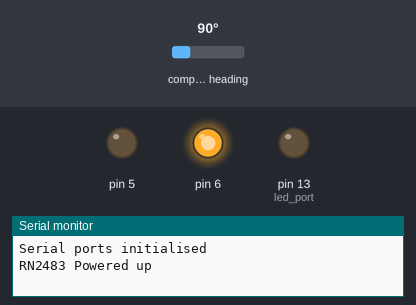
The sketch below on a simulated Arduino Leonardo, built with avr-gcc and run on an emulated ATmega32U4. On the bench: output pins drawn as LEDs (lit = HIGH), the last lines printed to the serial monitor. The inputs (shaded band) are chosen by the test bench; at power-on: compass heading 90°.

Above: at 0.2 s.
At 12.8 s:
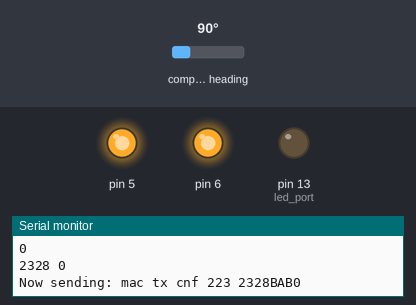
12.9 s: compass heading set to 7°
At 16.9 s:
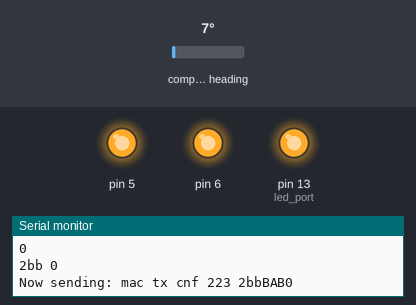
Timing chart, 0 to 23.8 s (numbered marks = the images above; inputs shaded):
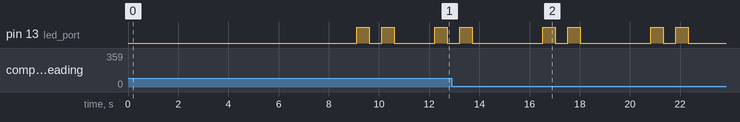

The sketch:

MarvinLaptopWithSensors.ino
```cpp
/*
 This file contains the code for the "Meetwaarden Boei te water" for project "De Groene Poort"
*/

//includes

#include <Wire.h>
#include <Adafruit_Sensor.h>
#include <Adafruit_HMC5883_U.h>
// end of the includes


// set and assign uniquge ID to the compass
Adafruit_HMC5883_Unified mag = Adafruit_HMC5883_Unified(12345);

// Port to assign the type of lora data (any port can be used between 1 and 223)
int     set_port  = 223;

// Some standard ports that depend on the layout of the Marvin
long    defaultBaudRate = 57600;
int     reset_port = 5;
int     RN2483_power_port = 6; //Note that an earlier version of the Marvin doesn't support seperate power to RN2483
int     led_port = 13;


//*** declaring the sensors and their respective pins --->
int turbulanceSensorValue = analogRead(A3);// read the input on analog pin 0:

 float compassSensorData;
 float turbulanceSensorData;
 String compassSensorDataRoundedToHEX;
 String turbulanceSensorDataRoundedToHEX;


//*** <---/declaring pins and sensor positions


//*** Set parameters here BEGIN ---->
String  set_nwkskey = "91FD4A1E6CB22444922C7EEDA7610926";
String  set_appskey = "66A81E21D62E6D9A890CC6DCDEF2C301";
String  set_devaddr = "00236953";
//*** <---- END Set parameters heres
/*
 * Setup() function is called when board is started. Marvin uses a serial connection to talk to your pc and a serial
 * connection to talk to the RN2483, these are both initialized in seperate functions. Also some Arduino port are
 * initialized and a LED is called to blink when everything is done.
 */
void setup() {
  Wire.begin();
  InitializeSerials(defaultBaudRate);
  initializeRN2483(RN2483_power_port, reset_port);
  pinMode(led_port, OUTPUT); // Initialize LED port
  blinky();
  readCompassSensor();
}

void loop() {

  send_LoRa_data(set_port, "abc123");// the data that has to be send to the server (iTalks in this case)
  delay(100);
  blinky();
  delay(100);
  read_data_from_LoRa_Mod();
  delay(600);
  readTurbulanceSensor(); //read out the Turbulance Sensor

  readCompassSensor();// read the CompasSensor

}

void InitializeSerials(int baudrate)
{
  Serial.begin(defaultBaudRate);
  Serial1.begin(defaultBaudRate);
  delay(100);
  print_to_console("Serial ports initialised");
}

void initializeRN2483(int pwr_port, int rst_port)
{
  //Enable power to the RN2483
  pinMode(pwr_port, OUTPUT);
  digitalWrite(pwr_port, HIGH);
  print_to_console("RN2483 Powered up");
  delay(1000);

  //Disable reset pin
  pinMode(rst_port, OUTPUT);
  digitalWrite(rst_port, HIGH);

  //Configure LoRa module
  send_LoRa_Command("sys reset");
  read_data_from_LoRa_Mod();

  send_LoRa_Command("radio set crc off");
  delay(1000);
  read_data_from_LoRa_Mod();

  send_LoRa_Command("mac set nwkskey " + set_nwkskey);
  read_data_from_LoRa_Mod();

  send_LoRa_Command("mac set appskey " + set_appskey);
  read_data_from_LoRa_Mod();

  send_LoRa_Command("mac set devaddr " + set_devaddr);
  read_data_from_LoRa_Mod();

  //For this commands some extra delay is needed.
  send_LoRa_Command("mac set adr on");
  delay(1000);
  read_data_from_LoRa_Mod();

  send_LoRa_Command("mac save");
  delay(1000);
  read_data_from_LoRa_Mod();

  send_LoRa_Command("mac join abp");
  delay(1000);
  read_data_from_LoRa_Mod();

}

void print_to_console(String message)
{
  Serial.println(message);
}

void read_data_from_LoRa_Mod()
{
  if (Serial1.available()) {
    String inByte = Serial1.readString();
    Serial.println(inByte);
  }

}

void send_LoRa_Command(String cmd)
{
  print_to_console("Now sending: " + cmd);
  Serial1.println(cmd);
  delay(500);
}

void send_LoRa_data(int tx_port, String rawdata)
{

    floatToHEX();
    print_to_console(compassSensorDataRoundedToHEX + String(" ") + turbulanceSensorDataRoundedToHEX);
    send_LoRa_Command("mac tx cnf " + String(tx_port) + String(" ") +  compassSensorDataRoundedToHEX + String("BAB") + turbulanceSensorDataRoundedToHEX);

}


void blinky()
{
  digitalWrite(led_port, HIGH);   // turn the LED on (HIGH is the voltage level)
  delay(500);                     // wait for a second
  //Serial.write("het werkt ");
  digitalWrite(led_port, LOW);    // turn the LED off by making the voltage LOW
  delay(500);                     // wait for a second
  digitalWrite(led_port, HIGH);   // turn the LED on (HIGH is the voltage level)
  delay(500);                     // wait for a second
  digitalWrite(led_port, LOW);    // turn the LED off by making the voltage LOW
  delay(500);                     // wait for a second
}


void readTurbulanceSensor(){

  float turbulance = turbulanceSensorValue * (5.0 / 1024.0); // Convert the analog reading (which goes from 0 - 1023) to a voltage (0 - 5V):
  turbulanceSensorData = turbulance;
  //Serial.println("Turbulance: \t");
  //Serial.print( turbulance ); // print out the value you read:
  //Serial.println("\t");
  delay(500);
}

void readCompassSensor(){
  if(!mag.begin())
  {
     Serial.println("Ooops, no HMC5883 detected ... Check your wiring!");
     while(1);
  }

  /* Get a new sensor event */
  sensors_event_t event;
  mag.getEvent(&event);

  /* Display the results (magnetic vector values are in micro-Tesla (uT)) */
  //Serial.print("X: "); Serial.print(event.magnetic.x); Serial.print("  ");
  //Serial.print("Y: "); Serial.print(event.magnetic.y); Serial.print("  ");
  //Serial.print("Z: "); Serial.print(event.magnetic.z); Serial.print("  ");Serial.println("uT");

  float heading = atan2(event.magnetic.y, event.magnetic.x);

  // Find the 'Declination Angle' here: http://www.magnetic-declination.com/
  // ROTTERDAM RDM location
  // Latitude: 51° 55' 0" N
  // Longitude: 4° 30' 0" E
  // Magnetic declination: +0° 55'
  // Mine is: +0° 55' Positve East, which is ~0 Degrees, or (which we need) 0.00 radians
  // If you cannot find your Declination, comment out the next two lines, the compass will be slightly off without the declination.
  float declinationAngle = 0.00;
  //the calculation below is only applicable when there is an declination
  heading += declinationAngle;

  // Correct for when signs are reversed.
  if(heading < 0)
    heading += 2*PI;

  // Check for wrap due to addition of declination.
  if(heading > 2*PI)
    heading -= 2*PI;

  // Convert radians to degrees
  float headingDegrees = heading * 180/M_PI;
  //set the field equal to the SensorData
  compassSensorData = headingDegrees;

  //Serial.print("Heading (degrees): "); Serial.println(headingDegrees);

  delay(500);
}

void floatToHEX(){
  float compassSensorDataMultiplied = compassSensorData * 100.00;
  int compassSensorDataRounded = round(compassSensorDataMultiplied);
  Serial.println(compassSensorDataRounded);
  compassSensorDataRoundedToHEX = String(compassSensorDataRounded,HEX);

   float turbulanceSensorDataMultiplied = turbulanceSensorData * 100.00;
  int turbulanceSensorDataRounded = round(turbulanceSensorDataMultiplied);
  Serial.println(turbulanceSensorDataRounded);
  turbulanceSensorDataRoundedToHEX = String(turbulanceSensorDataRounded,HEX);
}
```

Measured:
- by itself, pin 13 (led_port): repeats every 4.3 s: LOW 2.8 s, HIGH 0.50 s, LOW 0.50 s, HIGH 0.50 s
